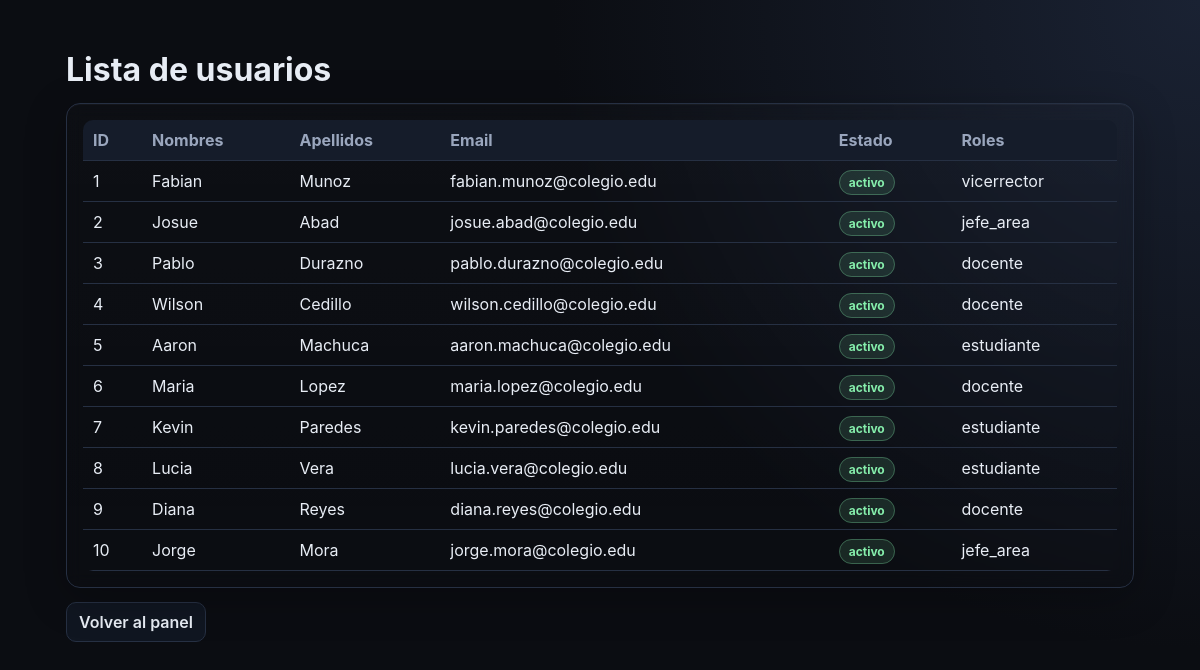
Page /usuarios.php (signed in) on the earlier database version.
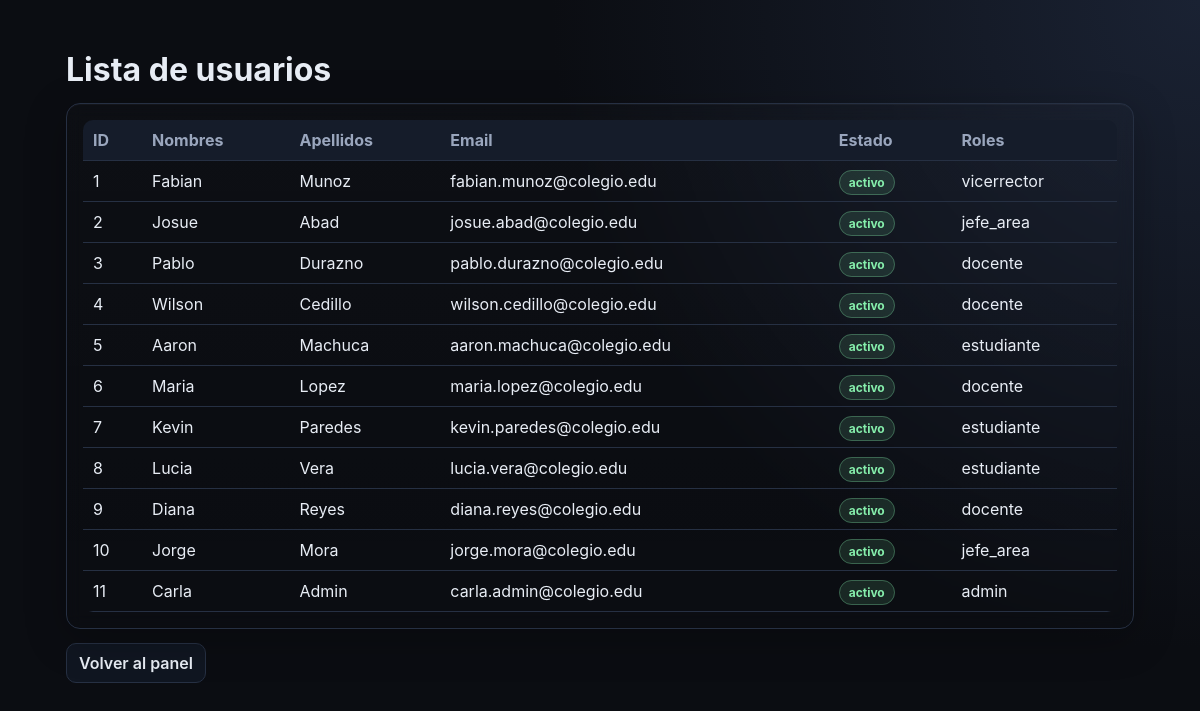
Same page on the later database version.
### tables this page shows
CREATE TABLE usuarios (
  id             BIGINT PRIMARY KEY AUTO_INCREMENT,
  nombres        VARCHAR(100) NOT NULL,
  apellidos      VARCHAR(100) NOT NULL,
  email          VARCHAR(150) NOT NULL UNIQUE,
  password_hash  VARCHAR(255) NOT NULL,
  activo         BOOLEAN NOT NULL DEFAULT TRUE,
  creado_en      TIMESTAMP NOT NULL DEFAULT NOW()
);

### src/config.php (called while the page is built, shortened)
<?php
function dbConfig(): array
{
    return [
        'host' => getenv('DB_HOST') ?: '127.0.0.1',
        'port' => getenv('DB_PORT') ?: '33066',
        'name' => getenv('DB_NAME') ?: 'uets360',
        'user' => getenv('DB_USER') ?: 'root',
        'pass' => getenv('DB_PASS') ?: '',
    ];
}
function pdo(): PDO
{
    $cfg = dbConfig();
    $dsn = sprintf('mysql:host=%s;port=%s;dbname=%s;charset=utf8mb4', $cfg['host'], $cfg['port'], $cfg['name']);
    $pdo = new PDO($dsn, $cfg['user'], $cfg['pass'], [
        PDO::ATTR_ERRMODE => PDO::ERRMODE_EXCEPTION,
        PDO::ATTR_DEFAULT_FETCH_MODE => PDO::FETCH_ASSOC,
    ]);
    return $pdo;
}

### src/auth.php (called while the page is built, shortened)
<?php
require_once __DIR__ . '/config.php';
function allUsersWithRoles(): array
{
    $sql = 'SELECT u.id, u.nombres, u.apellidos, u.email, u.activo,
                   COALESCE(GROUP_CONCAT(r.nombre ORDER BY r.nombre SEPARATOR ", "), "sin rol") AS roles
            FROM usuarios u
            LEFT JOIN usuario_roles ur ON ur.usuario_id = u.id AND ur.estado = 1
            LEFT JOIN roles r ON r.id = ur.rol_id
            GROUP BY u.id, u.nombres, u.apellidos, u.email, u.activo
            ORDER BY u.id';
    return pdo()->query($sql)->fetchAll();
}

### public/usuarios.php (the view, shortened to what this page needs)
<?php
require_once __DIR__ . '/../src/auth.php';
$users = allUsersWithRoles();
?>
<!doctype html>
<html lang="es">
<head>
  <link rel="stylesheet" href="assets/app.css">
</head>
<body>
  <div class="container">
    <h1>Lista de usuarios</h1>
    <div class="card">
      <table>
        <thead>
          <tr>
            <th>ID</th>
            <th>Nombres</th>
            <th>Apellidos</th>
            <th>Email</th>
            <th>Estado</th>
            <th>Roles</th>
          </tr>
        </thead>
        <tbody>
          <?php foreach ($users as $u): ?>
          <?php $isActive = ((int) $u['activo'] === 1); ?>
          <tr>
            <td><?= (int) $u['id'] ?></td>
            <td><?= htmlspecialchars((string) $u['nombres'], ENT_QUOTES, 'UTF-8') ?></td>
            <td><?= htmlspecialchars((string) $u['apellidos'], ENT_QUOTES, 'UTF-8') ?></td>
            <td><?= htmlspecialchars((string) $u['email'], ENT_QUOTES, 'UTF-8') ?></td>
            <td>
              <span class="badge <?= $isActive ? 'active' : 'inactive' ?>">
                <?= $isActive ? 'activo' : 'inactivo' ?>
              </span>
            </td>
            <td><?= htmlspecialchars((string) $u['roles'], ENT_QUOTES, 'UTF-8') ?></td>
          </tr>
          <?php endforeach; ?>
        </tbody>
      </table>
    </div>
    <div class="actions">
      <a href="dashboard.php">Volver al panel</a>
    </div>
  </div>
</body>
</html>

### public/assets/app.css (style rules this page uses)
:root { --bg: #070a12; --bg2: #0e1424; --card: rgba(17, 24, 39, 0.72); --soft: #141c2f; --text: #e6edf7; --muted: #97a6c6; --border: rgba(120, 143, 182, 0.22); --accent: #60a5fa; --accent2: #a78bfa; }
* { box-sizing: border-box; }
body { margin: 0; font-family: Inter, Segoe UI, Arial, sans-serif; color: var(--text); background: radial-gradient(1200px 700px at 10% -10%, #1f2d4e66, transparent 60%), radial-gradient(900px 500px at 90% -20%, #4f2f7f44, transparent 60%), linear-gradient(160deg, var(--bg) 0%, var(--bg2) 100%); }
.container { max-width: 1080px; margin: 0 auto; padding: 24px 16px 40px; }
.card { background: var(--card); border: 1px solid var(--border); border-radius: 16px; box-shadow: 0 10px 40px rgba(0,0,0,0.25), inset 0 1px 0 rgba(255,255,255,0.03); backdrop-filter: blur(8px); }
.btn, .actions a, button { background: linear-gradient(180deg, rgba(96,165,250,0.22), rgba(96,165,250,0.1)); border: 1px solid rgba(96,165,250,0.45); color: #cbe4ff; border-radius: 12px; text-decoration: none; padding: 9px 13px; display: inline-block; font-weight: 600; transition: all .18s ease; }
a { color: #bdd7ff; }

### public/usuarios.php (style rules this page uses)
:root { --bg: #0b0d12; --card: #121722; --soft: #1b2230; --text: #e8edf5; --muted: #9aa6bd; --accent: #7dd3fc; --border: #263043; --ok: #86efac; --off: #fca5a5; }
* { box-sizing: border-box; }
body { margin: 0; font-family: Inter, Arial, sans-serif; background: radial-gradient(circle at top right, #1a2233 0%, var(--bg) 45%); color: var(--text); min-height: 100vh; padding: 26px 16px; }
.container { max-width: 1100px; margin: 0 auto; }
.card { background: linear-gradient(180deg, rgba(255,255,255,0.01), rgba(255,255,255,0)); border: 1px solid var(--border); border-radius: 14px; padding: 16px; }
h1 { margin: 0 0 14px; }
table { width: 100%; border-collapse: collapse; overflow: hidden; border-radius: 10px; }
th, td { border-bottom: 1px solid var(--border); padding: 10px; text-align: left; }
th { background: #151c2a; color: var(--muted); font-weight: 700; }
.badge { border-radius: 999px; padding: 4px 9px; font-size: 12px; font-weight: 700; }
.active { background: rgba(134,239,172,.12); color: var(--ok); border: 1px solid rgba(134,239,172,.3); }
.actions { margin-top: 14px; }
.actions a { color: var(--text); text-decoration: none; border: 1px solid var(--border); padding: 9px 12px; border-radius: 10px; background: #101621; display: inline-block; }

Differences in the rows shown:
added usuarios: id "11", nombres "Carla", apellidos "Admin", email "carla.admin@colegio.edu", activo "activo", roles "admin"
